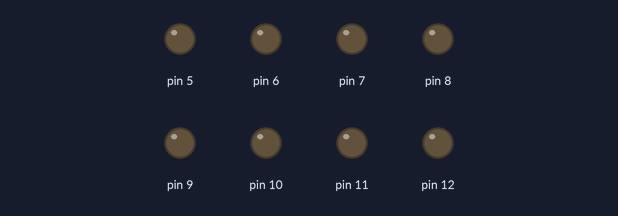
A sketch run on a simulated Arduino Uno, built with avr-gcc and run on an emulated ATmega328P. On the bench: output pins drawn as LEDs (lit = HIGH). Random numbers use the default seed unless the sketch sets one.

Above: at 0.05 s.
At 0.4 s:
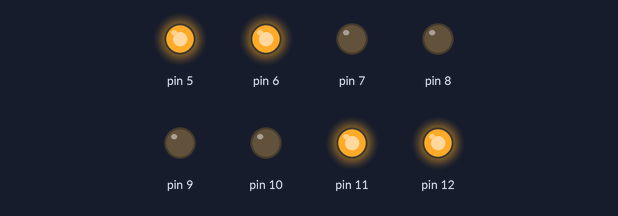
At 36.76 s:
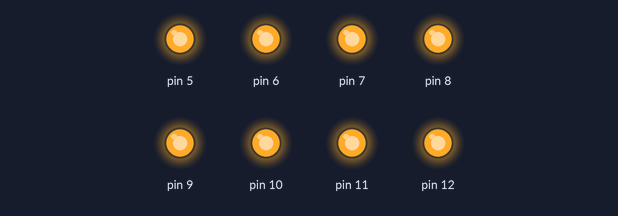
Timing chart, 0 to 40.0 s (numbered marks = the images above):
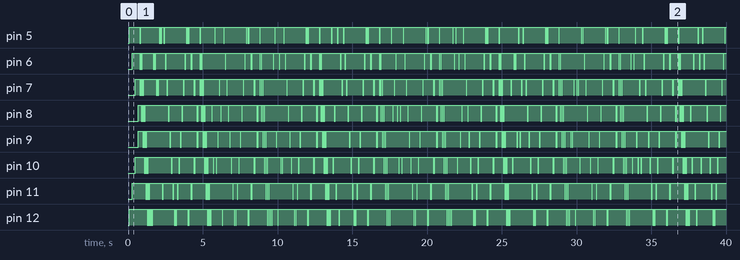

The sketch:

8_led_don.ino
```cpp
int randomm;
void setup()
{
  int i;
  for (i = 5; i <= 12;i++)
  {
    pinMode (i, OUTPUT);
  }
}
void trai_phai()
{
  int i;
  for (int i = 5;i <=12;i++)
  {
    digitalWrite (i , LOW);
    delay(50);
    digitalWrite (i , HIGH);
    delay(50);
  }
}

void phai_trai ()
{
  int i ;
  for (i = 12;i >= 5; i--)
  {
    digitalWrite (i , LOW);
    delay(50);
    digitalWrite (i , HIGH);
    delay(50);
    }
  }
void giua_2ben  ()
{
  digitalWrite(5,LOW);
  digitalWrite(12,LOW);
  delay(100);
  digitalWrite(5,HIGH);
  digitalWrite(12,HIGH);
  delay(100);
  digitalWrite(6,LOW);
  digitalWrite(11,LOW);
  delay(100);
  digitalWrite(6,HIGH);
  digitalWrite(11,HIGH);
  delay(100);
  digitalWrite(7,LOW);
  digitalWrite(10,LOW);
  delay(100);
  digitalWrite(7,HIGH);
  digitalWrite(10,HIGH);
  delay(100);
  digitalWrite(8,LOW);
  digitalWrite(9,LOW);
  delay(100);
  digitalWrite(8,HIGH);
  digitalWrite(9,HIGH);
  delay(100);
}
void triple_led()
{
  int i;
  for (i = 5;i <= 12;i++)
  {
    digitalWrite (i, LOW);
    digitalWrite (i+1, LOW);
    digitalWrite (i+2, LOW);
    delay(50);
    digitalWrite (i, HIGH);
    digitalWrite (i+1, HIGH);
    digitalWrite (i+2, HIGH);
    delay(50);
    }
  }
void led_rand()
{
  int a,i;
  for(i = 0; i < 8;i++)
  {
    a = random (5,13);
    digitalWrite (a, LOW);
    delay (50);
    digitalWrite (a, HIGH);
    delay(50);
  }
}
void loop() {
  giua_2ben();
  triple_led();
  led_rand();
  trai_phai ();
  phai_trai();
}
```
